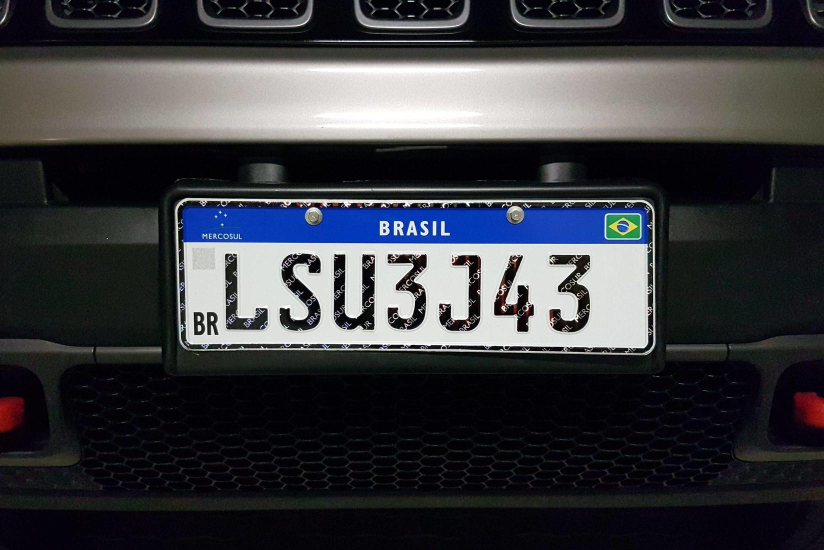
#> input picture app/ocr/carros/carro2.jpg, 1648 x 1100 px (shown at 1/2 size)
$ python runOCR.py
#> lines starting #> are read from the running program, lines starting #| are printed output that depends on the picture; after the words box and inside, x2 and y2 are one past the last pixel; in counts of white or black regions, pixels touching at a corner belong together; pictures that were not available may be replaced by others from this repository, and a replacement may not be noted
import cv2
import numpy as np
import joblib
from PIL import ImageFont, ImageDraw, Image
import os
import random
import re

def verificar_placa(placa):
    # Regex para placas padrão antigo e Mercosul
    regex = r"^[A-Z]{3}-\d{4}$|^[A-Z]{3}\d[A-Z]\d{2}$"
    return re.fullmatch(regex, placa) is not None

clf,pp = joblib.load('caracteres.pkl')
#> (reads app/ocr/caracteres.pkl from the repository)
placa_cascade = cv2.CascadeClassifier('placa.xml')

bi = 5
cap = cv2.VideoCapture(0)
lista_imagens = ['carro5.png','carro4.png', 'carro3.jpg', 'carro2.jpg']

font = cv2.FONT_HERSHEY_SIMPLEX
ratio = .9  # resize ratio
kernel = np.array(([0,1,0],[1,1,1],[0,1,0]),dtype = np.uint8)
kernel2 = np.ones((10,10),np.uint8)

im_folder = os.listdir('images/')
im_folder2 = sorted(im_folder)

while True:
    idx = random.randint(0,len(lista_imagens)-1)
    tess = []
    img = cv2.imread('carros/' + lista_imagens[idx])
#> img is the input picture: shape (1100, 1648, 3); mean B, G, R 62.5, 57.9, 56.8
    print(lista_imagens[idx])

    black = np.zeros_like(img)
    gray = cv2.cvtColor(img, cv2.COLOR_BGR2GRAY)

    #cv2.imshow('gray', gray)
    cars = placa_cascade.detectMultiScale(gray, 1.3,2)
#> cars = [[313, 394, 1075, 358]]
    tem = False
    for (x,y,w,h) in cars:
        if h > 30:
            tem = True
#> this loop made 1 pass
    if tem == False:
        cars = placa_cascade.detectMultiScale(gray, 1.2,2)
    foi = 0

    ncars  = 0
    x_letter = []
    letter = []
    lit = []
    res = ''
    for (x, y, w, h) in cars:
        if h >30:

            img2 = np.ones_like(gray)


            img2[y:y+h,x:x+w] = gray[y:y+h,x:x+w]
            placa = img2[y:y+h,x:x+w]

            if True:
                value = (11,11)
                blurred = cv2.GaussianBlur(placa, value, 10)

                thresh = cv2.threshold(blurred,100, 255,cv2.THRESH_BINARY)[1]

                erode = cv2.erode(thresh,kernel,iterations = 7)

                dilate = cv2.dilate(erode,kernel2,iterations = 1)

                contours,hierarchy = cv2.findContours(dilate,cv2.RETR_LIST,cv2.CHAIN_APPROX_SIMPLE)
                dilate = cv2.cvtColor(dilate, cv2.COLOR_GRAY2BGR)


            else:
                break
            for (i, contour) in enumerate(contours):
                xx,yy,ww,hh = cv2.boundingRect(contour)
                if ww > 30 and ww < 100 and hh > 90:
                    dil = dilate.copy()
                    roi = dil[yy-bi:yy+hh+bi+25,xx-bi:xx+ww+bi+4]
                    #cv2.imshow('roi'+str(i),roi)
                    roi2 = dil[yy-bi-20:yy+hh+bi+25,xx-bi-20:xx+ww+bi+14]
                    roi = cv2.resize(roi, (30,50))
                    F = np.array(roi).reshape(1,-1)
                    pre = clf.predict(F)
                    score = clf.predict_proba(F)
                    print("Letra - {}  ", pre)
                    print("Score - {}  ", np.argmax(score))

                    msg = str(pre).replace("_"," ").replace("[","").replace("]","").replace("'","")

                    x_letter.append(xx)
                    letter.append(msg)

            x_c = []
            if len(x_letter) > 1:
                for it in sorted(x_letter):
                    x_c.append(it)
                    ll = x_letter.index(it)
                    lit.append(ll)
                for sss in lit:
                    res = res + str(letter[sss])
                res = list(res[0:7])

            if len(res) > 6:
                if res[0] == "0": res[0] = "O"
                if res[0] == "1": res[0] = "I"
                if res[0] == "2": res[0] = "Z"
                if res[0] == "3": res[0] = "B"
                if res[0] == "4": res[0] = "A"
                if res[0] == "5": res[0] = "S"
                if res[0] == "6": res[0] = "C"
                if res[0] == "7": res[0] = "T"
                if res[0] == "8": res[0] = "B"
                if res[0] == "9": res[0] = "P"

                if res[1] == "0": res[1] = "O"
                if res[1] == "1": res[1] = "I"
                if res[1] == "2": res[1] = "Z"
                if res[1] == "3": res[1] = "R"
                if res[1] == "4": res[1] = "A"
                if res[1] == "5": res[1] = "S"
                if res[1] == "6": res[1] = "R"
                if res[1] == "7": res[1] = "T"
                if res[1] == "8": res[1] = "B"
                if res[1] == "9": res[1] = "P"

                if res[2] == "0": res[2] = "O"
                if res[2] == "1": res[2] = "I"
                if res[2] == "2": res[2] = "Z"
                if res[2] == "3": res[2] = "B"
                if res[2] == "4": res[2] = "A"
                if res[2] == "5": res[2] = "S"
                if res[2] == "6": res[2] = "C"
                if res[2] == "7": res[2] = "T"
                if res[2] == "8": res[2] = "B"
                if res[2] == "9": res[2] = "P"

                if res[3] == "I": res[3] = "1"
                if res[3] == "Z": res[3] = "2"
                if res[3] == "J": res[3] = "3"
                if res[3] == "A": res[3] = "4"
                if res[3] == "S": res[3] = "5"
                if res[3] == "C": res[3] = "6"
                if res[3] == "T": res[3] = "1"
                if res[3] == "B": res[3] = "8"
                if res[3] == "P": res[3] = "9"
                if res[3] == "O": res[3] = "0"
                if res[3] == "U": res[3] = "0"

                if res[4] == "0": res[4] = "O"
                if res[4] == "1": res[4] = "I"
                if res[4] == "2": res[4] = "Z"
                if res[4] == "3": res[4] = "B"
                if res[4] == "4": res[4] = "A"
                if res[4] == "5": res[4] = "S"
                if res[4] == "6": res[4] = "C"
                if res[4] == "7": res[4] = "T"
                if res[4] == "8": res[4] = "B"
                if res[4] == "9": res[4] = "P"

                if res[5] == "I": res[5] = "1"
                if res[5] == "Z": res[5] = "2"
                if res[5] == "J": res[5] = "3"
                if res[5] == "A": res[5] = "4"
                if res[5] == "S": res[5] = "5"
                if res[5] == "C": res[5] = "6"
                if res[5] == "T": res[5] = "1"
                if res[5] == "B": res[5] = "8"
                if res[5] == "P": res[5] = "9"
                if res[5] == "O": res[5] = "0"


                if res[6] == "I": res[6] = "1"
                if res[6] == "Z": res[6] = "2"
                if res[6] == "J": res[6] = "3"
                if res[6] == "A": res[6] = "4"
                if res[6] == "S": res[6] = "5"
                if res[6] == "C": res[6] = "6"
                if res[6] == "T": res[6] = "1"
                if res[6] == "B": res[6] = "8"
                if res[6] == "P": res[6] = "9"
                if res[6] == "O": res[6] = "0"

                res = str(res).replace("_","").replace("[","").replace("]","").replace("'","").replace(",","")
                res = res.replace(" ","")

                # verifico se placa e licenciamento de veículo
                print(f"{res}: {'Placa Válida' if verificar_placa(res) else 'Placa Inválida'}")

                mid =int( x+ ((x+w)/2))
                mid2 =int( y+ ((y+h)/2))

                cv2.rectangle(img, (x,y), (x+w,y+h), (50,200,255), 4, cv2.LINE_AA)
                cv2.rectangle(img, (x,y-30), (x+w,y), (50,200,255), 4, cv2.LINE_AA)
                cv2.rectangle(img, (x+5,y+5), (x+w-5,y+h-5), (0,255,255), 4, cv2.LINE_AA)
                cv2.rectangle(img, (x+10,y+10), (x+w-10,y+h-10), (255,255,255), 4, cv2.LINE_AA)
                cv2.rectangle(img, (x-5,y-35), (x+w+5,y+h+5), (0,100,255), 4, cv2.LINE_AA)
                cv2.rectangle(img, (x-10,y-40), (x+w+10,y+h+10), (0,50,255), 4, cv2.LINE_AA)
                cv2.rectangle(img, (x-15,y-45), (x+w+15,y+h+15), (0,0,200), 4, cv2.LINE_AA)
                cv2.rectangle(img, (x,y-30), (x+w,y), (50,200,255), cv2.FILLED)
                cv2.putText(img,"PLACA" ,(mid-120,y-6),font, 0.8, (0,0,0),2, cv2.LINE_AA)
                cv2.putText(img, "RASTREAMENTO DE PLACA" , (50,40), cv2.FONT_HERSHEY_SIMPLEX, .6, (255,255,255),1, cv2.LINE_AA)

                x,y,h,w = 200,300,200,600
                cv2.rectangle(black, (x,y), (x+w,y+h), (50,200,255), 4, cv2.LINE_AA)
                cv2.rectangle(black, (x,y-30), (x+w,y), (50,200,255), 4, cv2.LINE_AA)
                cv2.rectangle(black, (x+5,y+5), (x+w-5,y+h-5), (0,255,255), 4, cv2.LINE_AA)
                cv2.rectangle(black, (x+10,y+10), (x+w-10,y+h-10), (255,255,255), 4, cv2.LINE_AA)
                cv2.rectangle(black, (x-5,y-35), (x+w+5,y+h+5), (0,100,255), 4, cv2.LINE_AA)
                cv2.rectangle(black, (x-10,y-40), (x+w+10,y+h+10), (0,50,255), 4, cv2.LINE_AA)
                cv2.rectangle(black, (x-15,y-45), (x+w+15,y+h+15), (0,0,200), 4, cv2.LINE_AA)
                cv2.rectangle(black, (x,y-30), (x+w,y), (50,200,255), cv2.FILLED)

                cv2.putText(black, "RECONHECIMENTO DE CARACTERES" , (50,40), cv2.FONT_HERSHEY_SIMPLEX, .6, (255,255,255),1, cv2.LINE_AA)
                print("H ->", h)
                print("w ->", w)

                b,g,r,a = 255,255,255,0
                fontq = ImageFont.truetype("fonts/FE-FONT.TTF", 100)
                img_pil = Image.fromarray(black)
                draw = ImageDraw.Draw(img_pil)
                draw.text((x+50, y+int(h/4)), res, font = fontq, fill = (b, g, r, a))
                black = np.array(img_pil)
#> this loop made 1 pass
#> (value, res, regex in verificar_placa, mid) on pass 1: ((11, 11), 'LSU3J43', '^[A-Z]{3}-\\d{4}$|^[A-Z]{3}\\d[A-Z]\\d{2}$', 1007)
#> (printed output is left out)
#> pass 1, `placa = img2[y:y+h,x:x+w]`:
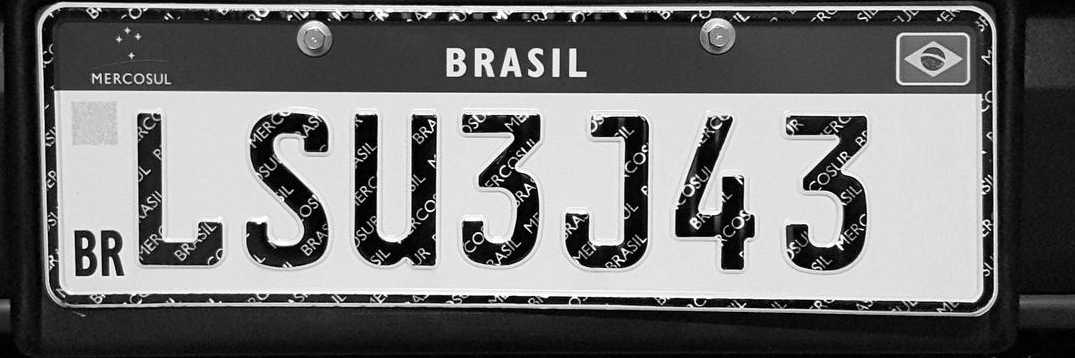
#> placa: shape (358, 1075); min 0, max 255, mean 115
#> pass 1, `thresh = cv2.threshold(blurred,100, 255,cv2.THRESH_BINARY)[1]`:
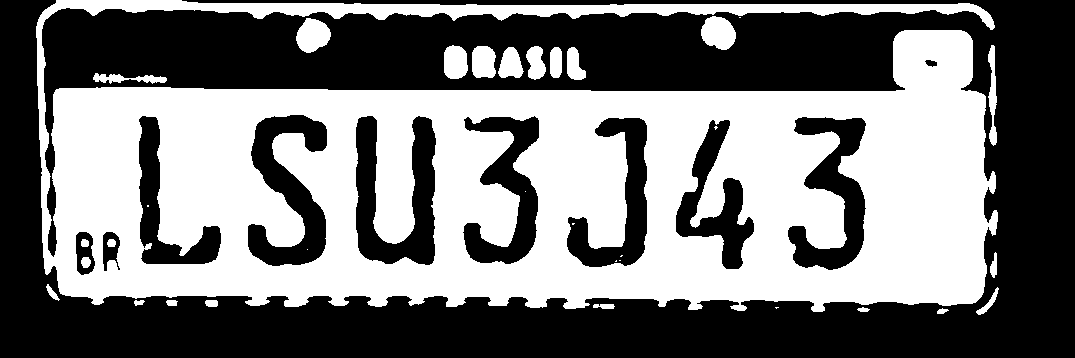
#> thresh: shape (358, 1075); 47.4% white; 33 white regions (10 under 20 px), largest, box (x1, y1, x2, y2) and area: (36, 0, 998, 312) 175573, (701, 16, 736, 50) 889, (296, 18, 331, 53) 874
#> pass 1, `erode = cv2.erode(thresh,kernel,iterations = 7)`:
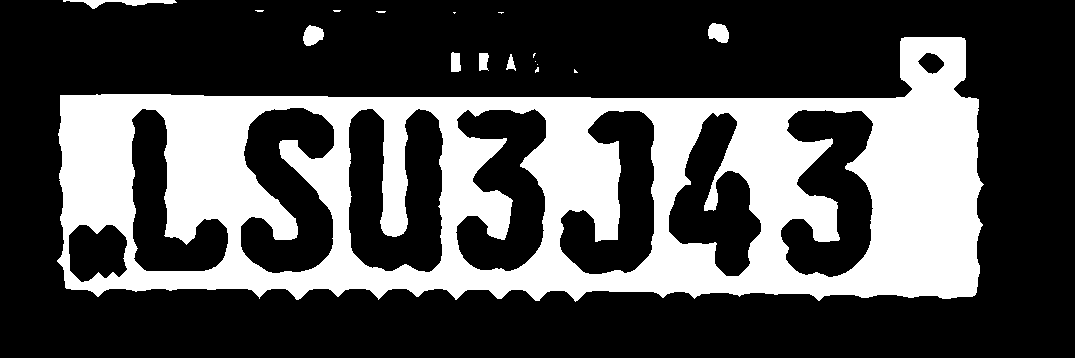
#> erode: shape (358, 1075); 30.8% white; 17 white regions (10 under 20 px), largest, box (x1, y1, x2, y2) and area: (57, 37, 984, 302) 117042, (63, 0, 177, 9) 410, (708, 23, 729, 43) 322
#> after the loop:
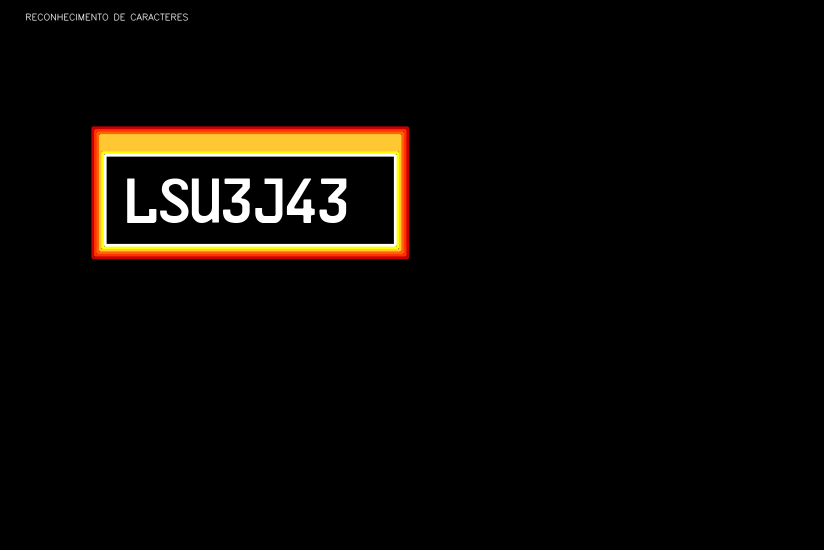
#> black: shape (1100, 1648, 3) (shown at 1/2 size); mean B, G, R 4.4, 8.3, 11.8
#> after the loop: dilate: shape (358, 1075, 3); 41.4% white; 14 white regions, largest, box (x1, y1, x2, y2) and area: (53, 33, 989, 307) 153921, (59, 0, 182, 14) 1158, (299, 21, 329, 51) 779
#> after the loop:
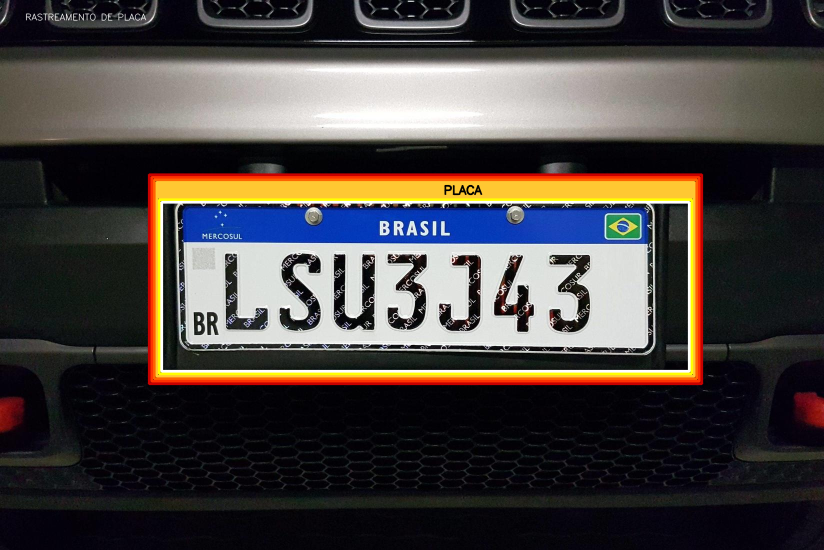
#> img: shape (1100, 1648, 3) (shown at 1/2 size); 7.03% of pixels changed, all inside (x1, y1, x2, y2) = (51, 26, 1407, 771)
#> after the loop:
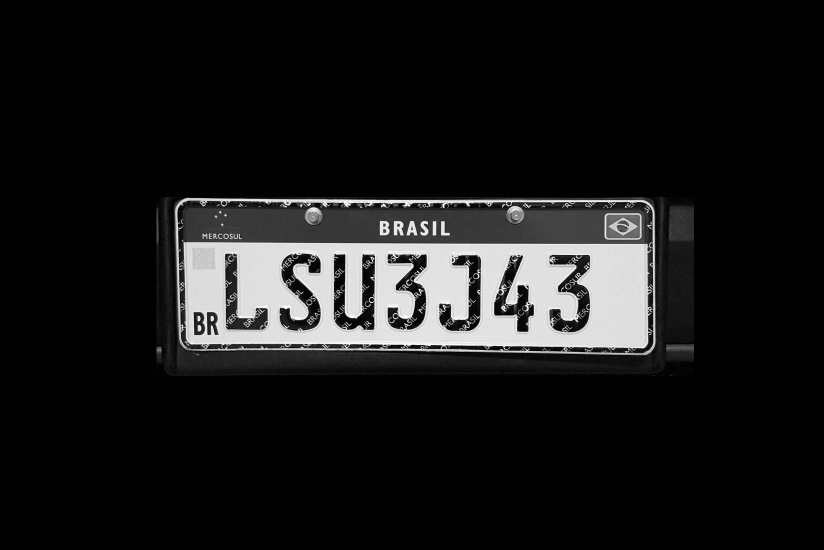
#> img2: shape (1100, 1648) (shown at 1/2 size); min 0, max 255, mean 25.2
#> after the loop, a = 0; b = 255; g = 255; letter = ['4', '3', 'J', '3', 'U', 'L', 'S']; lit = [5, 6, 4, 3, 2, 0, 1]; mid = 1007; mid2 = 770; r = 255; x_c = [136, 245, 353, 461, 565, 673, 786]; x_letter = [673, 786, 565, 461, 353, 136, 245]

    if img.shape[1] > 1000:
        ratio = .5
    else:
        ratio = .8

    img2 = cv2.resize(cv2.hconcat([img,black]), (900, 300))
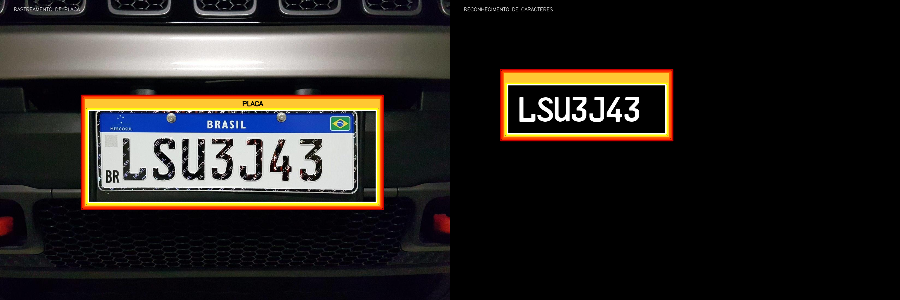
#> img2: shape (300, 900, 3); mean B, G, R 33.8, 37.2, 41.4
    cv2.imshow('Resultado', img2 )
    res = ""
    x_letter = []
    if cv2.waitKey(0) & 0xFF == ord('q'):
#> (key q is pressed here)
        exit()
#> (the program exits here)
